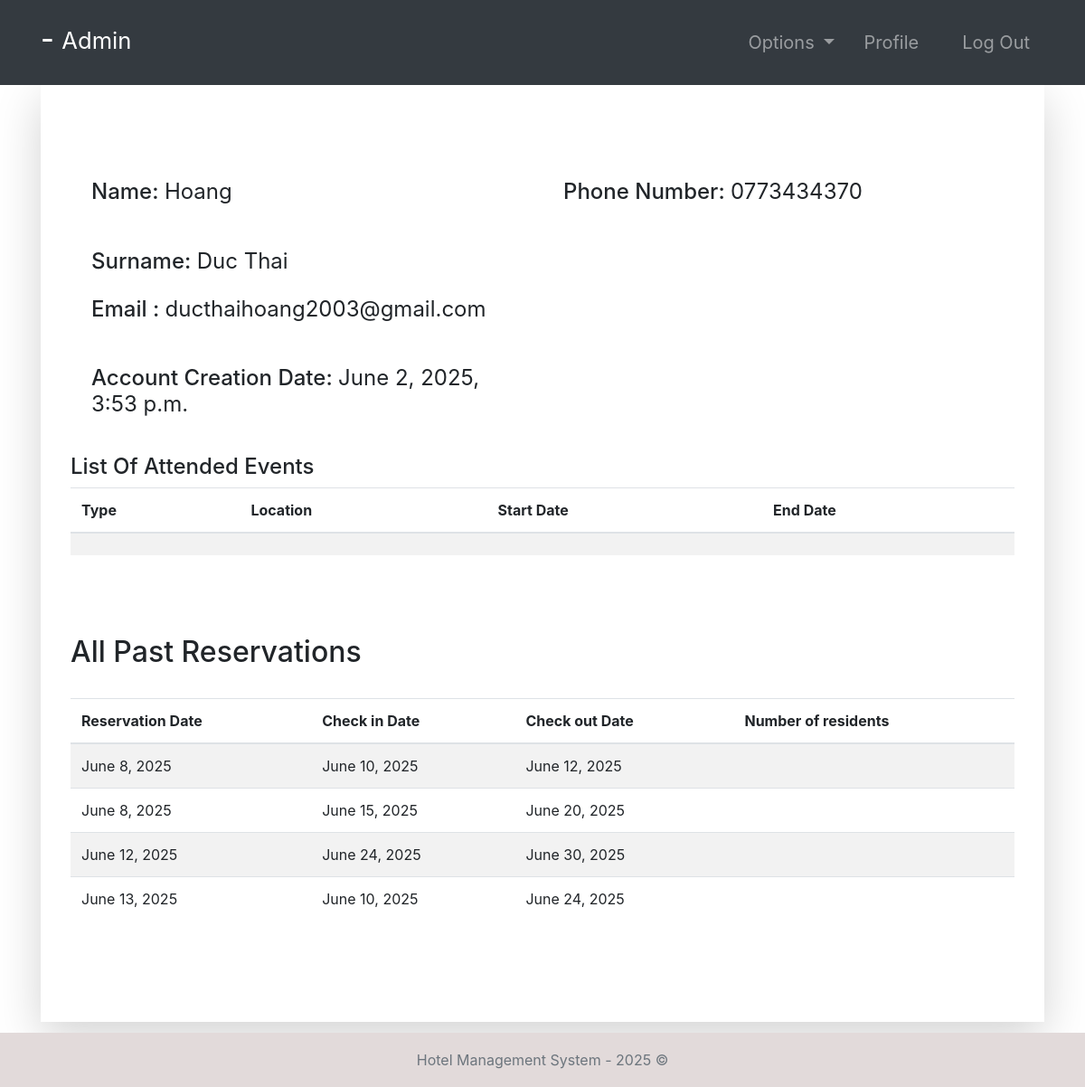
Page /guest-profile/2 (signed in) on the committed database.
### accounts/models.py (models this page shows, shortened)
class Guest(models.Model):
    user = models.OneToOneField(User, null=True, on_delete=models.CASCADE)
    phoneNumber = PhoneNumberField(unique=True)

### hotel/models.py (models this page shows, shortened)
class EventAttendees(models.Model):
    event = models.ForeignKey(Event, on_delete=models.CASCADE)
    numberOfDependees = models.IntegerField(default=0)
    guest = models.ForeignKey(Guest,   null=True, on_delete=models.CASCADE)

### room/models.py (models this page shows, shortened)
class Booking(models.Model):
    roomNumber = models.ForeignKey(Room, on_delete=models.CASCADE)
    guest = models.ForeignKey(Guest, null=True, on_delete=models.CASCADE)
    dateOfReservation = models.DateField(default=timezone.now)
    startDate = models.DateField()
    endDate = models.DateField()

### accounts/views.py (the view, shortened to what this page needs)
# urls.py: path('guest-profile/<str:pk>', guest_profile, name="guest-profile"),
@login_required(login_url='login')
def guest_profile(request, pk):
    tempUser = User.objects.get(id=pk)
    guest = Guest.objects.get(user=tempUser)
    role = str(request.user.groups.all()[0])
    path = role + "/"
    eventAttendees = EventAttendees.objects.filter(guest=guest)
    bookings = Booking.objects.filter(guest=guest)
    context = {
        "role": role,
        "guest": guest,
        "eventAttendees": eventAttendees,
        "bookings": bookings
    }
    return render(request, path + "guest-profile.html", context)

### templates/admin/guest-profile.html
{% extends '../index.html' %}
{% block context %}
{% include '../common_pages/guest-profile.html' %}
{% endblock %}

### templates/incs/nav.html (shortened to what this page needs)
<nav class="navbar navbar-dark bg-dark navbar-expand-lg py-3 " role="navigation">
    <div class="container">
        <a href="" class="navbar-brand">
            <h2 class="text-capitalize">
                {{ request.user.first_name }} {{ request.user.last_name }} -
                <small>
                    {{ role }}
                </small>
            </h2>
        </a>
        <div class="collapse navbar-collapse" id="navbarTags">
            <ul class="navbar-nav ml-auto">
                <li class="nav-item dropdown p-2">
                    <a class="nav-link dropdown-toggle" href="#" id="navbarDropdown" role="button"
                        data-toggle="dropdown" aria-haspopup="true" aria-expanded="false">
                        Options
                    </a>
                </li>
                <li class="nav-item mr-3 p-2">
                    {% if role == 'staff' or role == 'receptionist' or role == 'admin' or role == 'manager' %}
                    <a href="{% url 'employee-profile' user.id %}" class="nav-link">Profile</a>
                    {% endif %}
                </li>
                <li class="nav-item p-2 ">
                    <a href="{% url 'logout' %}" class="nav-link">Log Out</a>
                </li>
            </ul>
        </div>
    </div>
</nav>

### templates/common_pages/guest-profile.html (shortened to what this page needs)
<div class="container">
    <div class="shadow-lg p-5">
        <div class="row mt-5">
            <div class="col-6">
                <form action="" method="POST">
                    <div class="p-2 h4">
                        <span>Name:</span>
                        {% if guest.user.id != request.user.id %}
                        <span class="font-weight-normal">{{guest.user.first_name}} </span>
                        {% else %}
                        <input type="text" class="form-control border border-secondary" id="id_first_name"
                            value="{{guest.user.first_name}}" name="first_name">
                        {% endif %}
                    </div>
                    <br>
                    <div class="p-2 h4">
                        <span>Surname:</span>
                        {% if guest.user.id != request.user.id %}
                        <span class="font-weight-normal"> {{guest.user.last_name}}</span>
                        {% else %}
                        <input type="text" class="form-control border border-secondary" id="id_last_name"
                            value="{{guest.user.last_name}}" name="last_name">
                        {% endif %}
                    </div>
                    <div class="p-2 h4">
                        <span>Email :</span>
                        <span class="font-weight-normal">{{guest.user.email}}</span>
                    </div>
                    <br>
                    <div class="p-2 h4">
                        <span>Account Creation Date:</span>
                        <span class="font-weight-normal">{{guest.user.date_joined}}</span>
                    </div>
            </div>
            <div class="col-6">
                <div class="p-2 h4">
                    <span>Phone Number: </span>
                    {% if guest.user.id != request.user.id %}
                    <span class="font-weight-normal">{{guest.phoneNumber}}</span>
                    {% else %}
                    <input type="text" class="form-control border border-secondary" id="id_phoneNumber"
                        value="{{guest.phoneNumber}}" name="phoneNumber">
                    {% endif %}
                </div>
                <br>
            </div>
        </div>
        <br>
        {% if eventAttendees.first != None %}
        <div class="row">
            <h4>List Of Attended Events</h4>
            <table class="table table-hover table-striped">
                <thead>
                    <tr>
                        <th>Type</th>
                        <th>Location</th>
                        <th>Start Date</th>
                        <th>End Date</th>
                    </tr>
                </thead>
                <tbody>
                    {% for eveAt in eventAttendees %}
                    <tr>
                        <td>{{eveAt.eventType}}</td>
                        <td>{{eveAt.location}}</td>
                        <td>{{eveAt.startDate}}</td>
                        <td>{{eveAt.endtDate}}</td>
                    </tr>
                    {% endfor %}
                </tbody>
            </table>
        </div>
        {% endif %}
        <br>
        <div class="row">
            <div class="table-responsive table-striped my-5">
                <div class="table-header row">
                    <div class="col-sm-12 col-md-12 col-lg-4 mb-4">
                        <h2>All Past Reservations</h2>
                    </div>
                </div>
                <table class="table table-hover">
                    <thead>
                        <tr>
                            <th>Reservation Date</th>
                            <th>Check in Date</th>
                            <th>Check out Date</th>
                            <th>Number of residents</th>
                        </tr>
                    </thead>
                    <tbody>
                        {% for bo in bookings %}
                        <tr>
                            <td>{{bo.dateOfReservation}}</td>
                            <td>{{bo.startDate}}</td>
                            <td>{{bo.endDate}}</td>
                            <td>{{bo.numOfResidents}}</td>
                        </tr>
                        {% endfor %}
                    </tbody>
                </table>
            </div>
        </div>
    </div>
</div>

### static/css/main.css (style rules this page uses)
* { margin: 0; padding: 0; -webkit-font-smoothing: antialiased; }
body { position: relative; }
nav .nav-item { font-size: 20px; }

### rows in the picture
Guest: user.first_name "Hoang", user.last_name "Duc Thai", user.email "ducthaihoang2003@gmail.com", user.date_joined "June 2, 2025, 3:53 p.m.", phoneNumber "0773434370"
Booking: dateOfReservation "June 8, 2025", startDate "June 10, 2025", endDate "June 12, 2025"
Booking: dateOfReservation "June 8, 2025", startDate "June 15, 2025", endDate "June 20, 2025"
Booking: dateOfReservation "June 12, 2025", startDate "June 24, 2025", endDate "June 30, 2025"
Booking: dateOfReservation "June 13, 2025", startDate "June 10, 2025", endDate "June 24, 2025"

### other values in the picture
{{ role }} "Admin"
